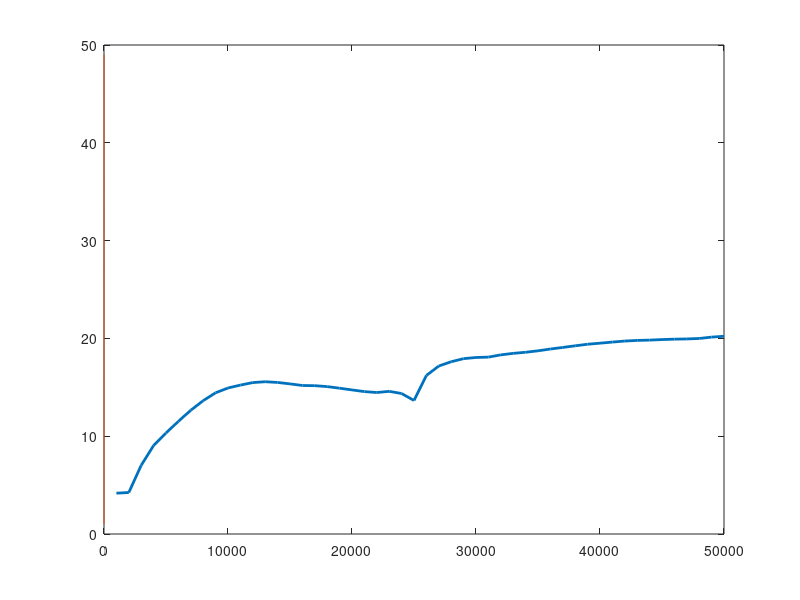

Source code (MATLAB): (Note: this script raises an error after producing the figure.)
%-----------------------------------------------------------------------
% to plot I_max as a function of h & Pe
%-------------------------------------------------------------------------
close all;
clear all;
clc;

load("Pe_vec.mat");
load("I_max_vec.mat");


hv=[0.1 0.2 0.3 0.4 0.5];

for i=1:size(hv,2)
labels{i}={sprintf('$h=%1.1f$', hv(1,i))};
end

for k=1:size(hv,2)
plot1(k)=plot(Pev,imax(k,:),'LineWidth',2,'Marker','none',MarkerIndices=1:6:length(Pev));
hold on
end

set(plot1(5),...
    'DisplayName','$h=0.5$','LineWidth',2,...
    'Color',[0.470588235294118 0.811764705882353 0.0235294117647059]);
set(plot1(1),'DisplayName','$h=0.1$','Marker','*','LineStyle','-.',...
    'Color',[0.0745098039215686 0.623529411764706 1]);
set(plot1(2),'DisplayName','$h=0.2$',...
    'Color',[0.00784313725490196 0.207843137254902 0.341176470588235]);
set(plot1(3),'DisplayName','$h=0.3$','Marker','o',...
    'Color',[0.988235294117647 0.435294117647059 0.196078431372549]);
set(plot1(4),'DisplayName','$h=0.4$','LineStyle','--',...
    'Color',[0.670588235294118 0.149019607843137 0.149019607843137]);
box(gca,'on');
grid(gca,'on');
hold(gca,'on');

% Set the remaining axes properties
set(gca,'FontSize',12,'FontWeight','bold','TitleFontWeight','normal');
ylabel('$I_{max}$','FontWeight','bold','FontSize',24,'Interpreter','latex');
xlabel('$Pe$','FontWeight','bold','FontSize',24,'Interpreter','latex');

% legend 
legend1 = legend(string(labels));
set(legend1,...
   'Position',[0.413546476914288 0.573340221210623 0.22367419461962 0.332594227632239],...
    'Interpreter','latex',...
    'FontSize',18);
legend("off")

set(gcf,'GraphicsSmoothing','on')
set(gcf,'Units','centimeters')
pos=get(gcf,'Position');
npos = pos +[0 0 0 1];
set(gcf,'Position',npos);

exportgraphics(gcf,'fig9b.jpg','Resolution',600);